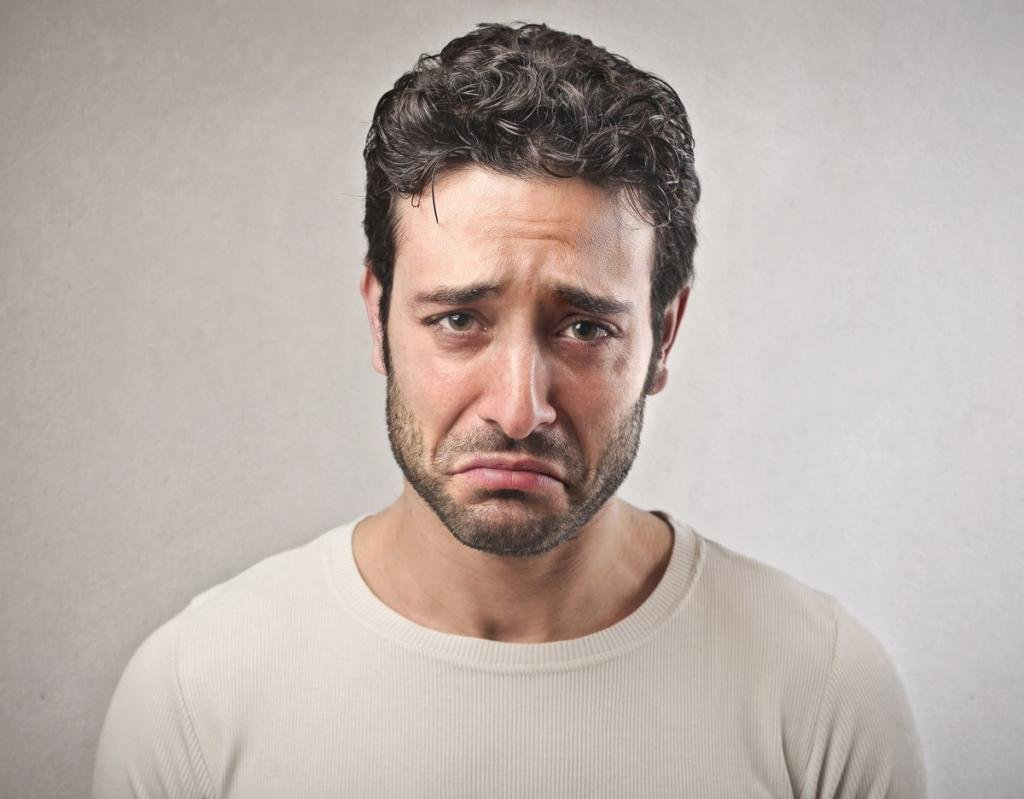
#> input picture hw_task_7/1.jpg, 1024 x 799 px
$ python task_1.py
#> lines starting #> are read from the running program, lines starting #| are printed output that depends on the picture; after the words box and inside, x2 and y2 are one past the last pixel; in counts of white or black regions, pixels touching at a corner belong together
import cv2

class FaceProcessor:
    def __init__(self, file_path):
        self.file_path = file_path
        self.data = None

    def preprocess(self):
        try:
            if self.file_path.lower().endswith(('.jpg', '.jpeg', '.png')):
                self.data = cv2.imread(self.file_path)
#> self.data is the input picture: shape (799, 1024, 3); mean B, G, R 170, 175.7, 187.4
            elif self.file_path.lower().endswith(('.mp4', '.avi')):
                pass
            else:
                raise ValueError("Unsupported file format. Please provide a valid image (jpg, png) or video (mp4, avi).")
        except Exception as e:
            print(f"Error during preprocessing: {e}")

    def detect(self):
        if self.data is None:
            print("Error during detection: No data to process. Please call preprocess() first.")
            return

        gray = cv2.cvtColor(self.data, cv2.COLOR_BGR2GRAY)
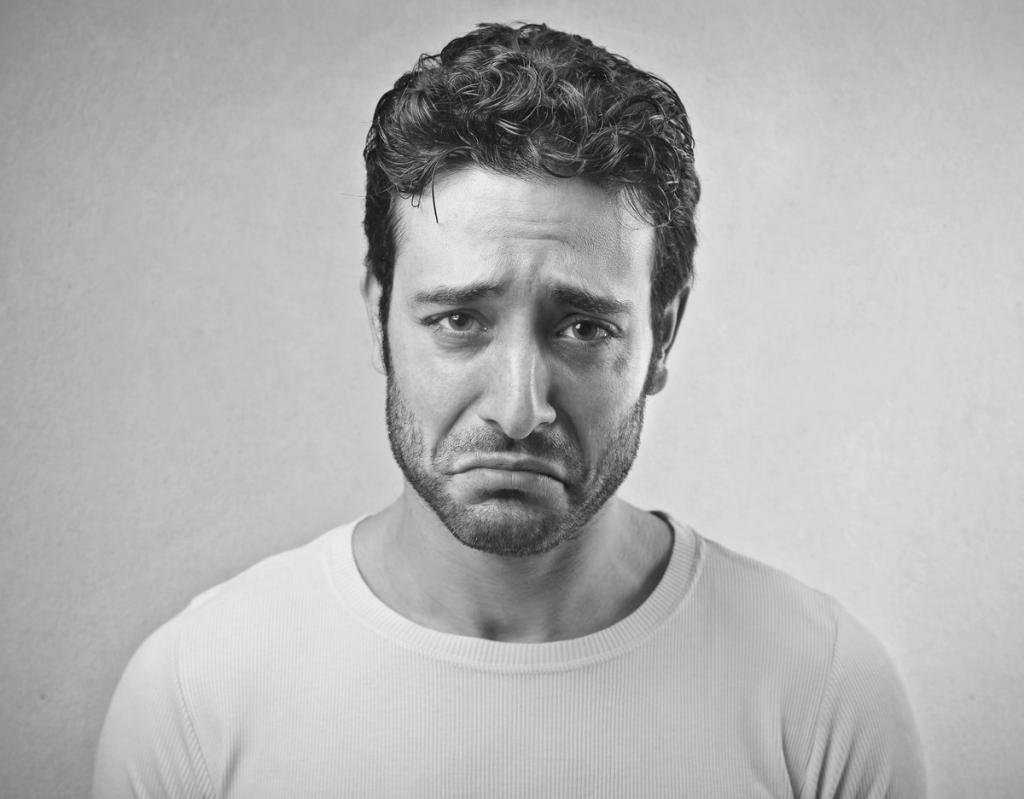
#> gray: shape (799, 1024); min 1, max 242, mean 178.6
        face_cascade = cv2.CascadeClassifier(cv2.data.haarcascades + 'haarcascade_frontalface_default.xml')
        faces = face_cascade.detectMultiScale(gray, scaleFactor=1.3, minNeighbors=5)
#> faces = [[337, 182, 370, 370]]

        for (x, y, w, h) in faces:
            cv2.rectangle(self.data, (x, y), (x+w, y+h), (255, 0, 0), 2)
#> this loop made 1 pass
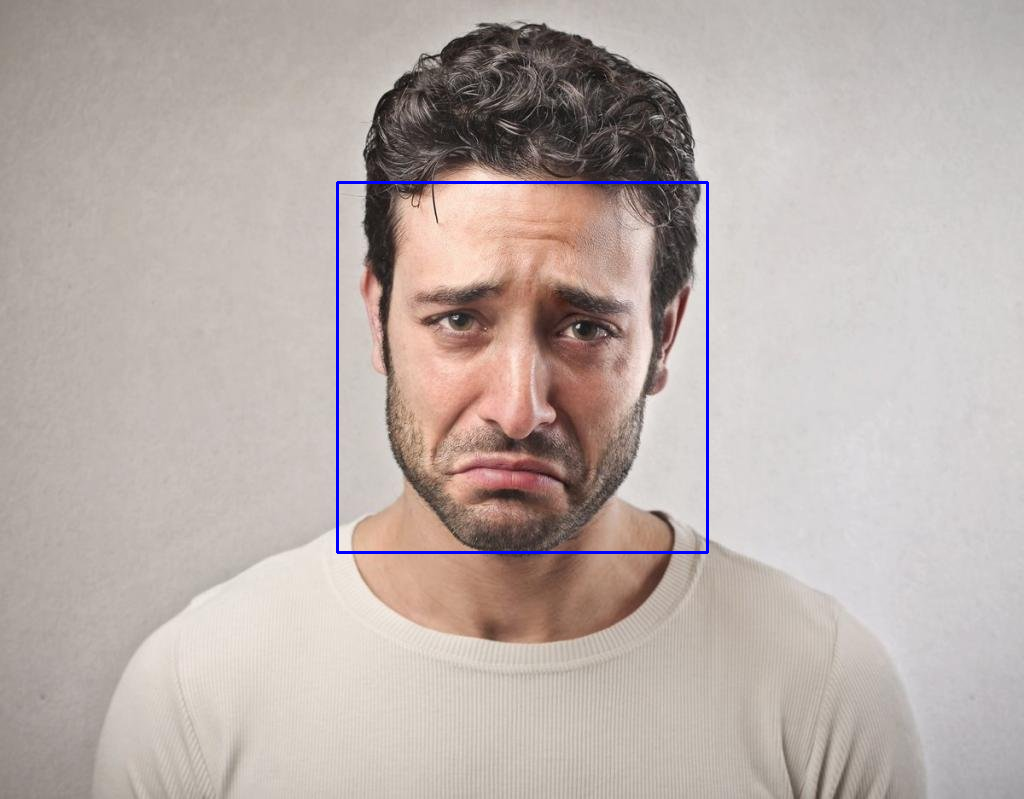
#> self.data: shape (799, 1024, 3); 0.54% of pixels changed, all inside (x1, y1, x2, y2) = (336, 181, 709, 554)

    def infer(self):
        # Add your inference logic here
        pass

    def display(self):
        if self.data is None:
            print("Error during display: No data to display. Please call preprocess() first.")
            return

        cv2.imshow('Face Processor', self.data)
        cv2.waitKey(0)
        cv2.destroyAllWindows()


file_path = "1.jpg"
processor = FaceProcessor(file_path)
processor.preprocess()
processor.detect()
processor.display()
